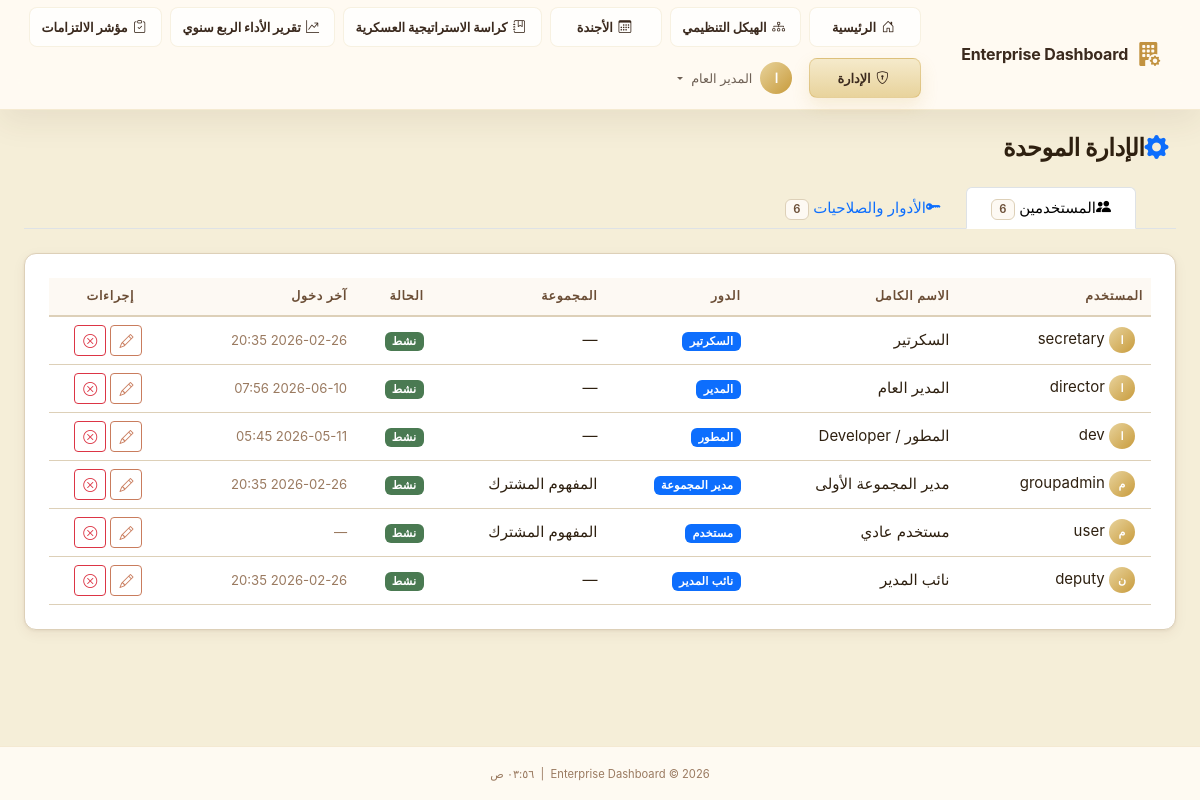
/admin/users (signed in), run on an earlier commit of the app's database.
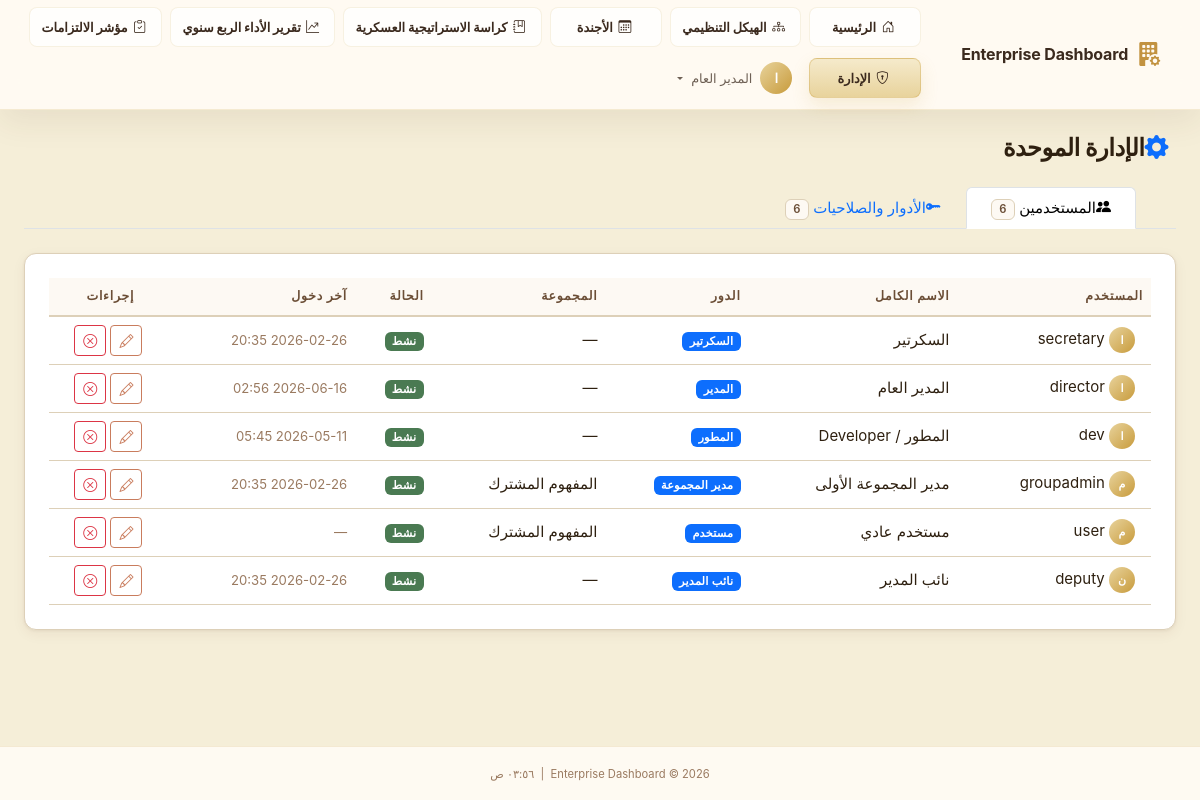
And on a later commit of the database.
### app/models/user.py (models this page shows, shortened)
class User(UserMixin, db.Model):
    __tablename__ = 'users'
    id              = db.Column(db.String(36), primary_key=True, default=lambda: str(uuid.uuid4()))
    ldap_dn         = db.Column(db.String(255), unique=True, nullable=True)
    username        = db.Column(db.String(80),  unique=True, nullable=False, index=True)
    email           = db.Column(db.String(120), nullable=False)
    full_name       = db.Column(db.String(120), nullable=False)
    password_hash   = db.Column(db.String(255), nullable=True)  # Only for sim mode
    is_ldap_user    = db.Column(db.Boolean, default=True)
    is_active       = db.Column(db.Boolean, default=True)
    role_id         = db.Column(db.Integer, db.ForeignKey('roles.id'), nullable=True)
    department_id   = db.Column(db.Integer, db.ForeignKey('departments.id'), nullable=True)
    failed_logins     = db.Column(db.Integer, default=0)
    locked_until      = db.Column(db.DateTime, nullable=True)
    created_at  = db.Column(db.DateTime, default=datetime.utcnow)
    updated_at  = db.Column(db.DateTime, default=datetime.utcnow, onupdate=datetime.utcnow)
    last_login  = db.Column(db.DateTime, nullable=True)
    role       = db.relationship('Role', back_populates='users')
    department = db.relationship('Department', back_populates='users')
    audit_logs = db.relationship('AuditLog', back_populates='user', lazy='dynamic',
                                 foreign_keys='AuditLog.user_id')
    @property
    def is_authenticated(self) -> bool:
        return True
    def has_permission(self, required_level: int) -> bool:
        if not self.role:
            return False
        return self.role.permission_level >= required_level
    @property
    def permission_level(self) -> int:
        return self.role.permission_level if self.role else 0
    def can_admin(self) -> bool:
        return self.permission_level >= 80  # Deputy and above
    @classmethod
    def get_by_id(cls, user_id: str) -> Optional['User']:
        return cls.query.get(user_id)

### app/models/role.py (models this page shows, shortened)
class Role(db.Model):
    __tablename__ = 'roles'
    id               = db.Column(db.Integer, primary_key=True)
    code             = db.Column(db.String(30), unique=True, nullable=False)
    name             = db.Column(db.String(80), nullable=False)
    name_ar          = db.Column(db.String(80), nullable=False, default='')
    permission_level = db.Column(db.Integer, nullable=False)
    description      = db.Column(db.Text, default='')
    is_system        = db.Column(db.Boolean, default=False)  # Cannot be deleted
    users = db.relationship('User', back_populates='role', lazy='dynamic')

### app/admin/routes.py (the view)
@admin_bp.route('/users')
@login_required
@require_permission(PERMISSIONS['DEPUTY'])
def users():
    all_users = User.query.order_by(User.full_name).all()
    all_roles = Role.query.order_by(Role.permission_level.desc()).all()
    all_depts = Department.query.order_by(Department.order_index).all()
    return render_template('admin/users.html',
                           all_users=all_users,
                           all_roles=all_roles,
                           all_depts=all_depts,
                           page_title='إدارة المستخدمين')

### app/__init__.py (called while the page is built)
def _register_extensions(app: Flask) -> None:
    db.init_app(app)
    login_manager.init_app(app)
    csrf.init_app(app)
    login_manager.login_view          = 'auth.login'
    login_manager.login_message       = 'Please sign in to access this page.'
    login_manager.login_message_category = 'warning'
    login_manager.session_protection  = 'strong'
    @login_manager.user_loader
    def load_user(user_id: str):
        from app.models.user import User
        return User.get_by_id(user_id)

def _register_context_processors(app: Flask) -> None:
    from datetime import datetime
    from app.models.role import PERMISSIONS
    @app.context_processor
    def inject_globals():
        return {
            'PERMISSIONS': PERMISSIONS,
            'now':         datetime.utcnow,
            'app_name':    app.config.get('APP_NAME', 'Enterprise Dashboard'),
        }

### app/templates/admin/users.html (shortened to what the changed rows need)
{% extends "base.html" %}
{% block content %}
<div class="container-fluid px-4 py-4">
    <div class="d-flex align-items-center justify-content-between mb-4">
        <h1 class="page-title mb-0"><i class="bi bi-gear-fill text-primary me-2"></i>الإدارة الموحدة</h1>
    </div>
    <div class="tab-content" id="adminTabsContent">
        <div class="tab-pane fade show active" id="users" role="tabpanel" aria-labelledby="users-tab">
            <div class="section-card glass-card">
                <div class="table-responsive">
                    <table class="table table-dark table-hover align-middle mb-0" id="usersTable">
                        <thead>
                            <tr>
                                <th>المستخدم</th>
                                <th>الاسم الكامل</th>
                                <th>الدور</th>
                                <th>المجموعة</th>
                                <th>الحالة</th>
                                <th>آخر دخول</th>
                                <th class="text-center">إجراءات</th>
                            </tr>
                        </thead>
                        <tbody>
                            {% for user in all_users %}
                            <tr>
                                <td>
                                    <span class="avatar-circle avatar-sm me-2">{{ user.full_name[0]|upper }}</span>
                                    {{ user.username }}
                                </td>
                                <td>{{ user.full_name }}</td>
                                <td>
                                    {% if user.role %}
                                    <span class="badge" style="background: var(--bs-primary)">
                                        {{ user.role.name_ar }}
                                    </span>
                                    {% else %}<span class="text-muted">—</span>{% endif %}
                                </td>
                                <td>{{ user.department.name if user.department else '—' }}</td>
                                <td>
                                    {% if user.is_active %}
                                    <span class="badge bg-success">نشط</span>
                                    {% else %}
                                    <span class="badge bg-danger">معطل</span>
                                    {% endif %}
                                </td>
                                <td>
                                    <small class="text-muted">
                                        {{ user.last_login.strftime('%Y-%m-%d %H:%M') if user.last_login else '—' }}
                                    </small>
                                </td>
                                <td class="text-center">
                                    <button class="btn btn-sm btn-outline-primary me-1" data-bs-toggle="modal"
                                        data-bs-target="#editUserModal" data-user-id="{{ user.id }}"
                                        data-user-name="{{ user.full_name }}" data-role-id="{{ user.role_id or '' }}"
                                        data-dept-id="{{ user.department_id or '' }}"
                                        data-is-active="{{ 'true' if user.is_active else 'false' }}">
                                        <i class="bi bi-pencil"></i>
                                    </button>
                                    <form action="{{ url_for('admin.toggle_user_active', user_id=user.id) }}" method="POST"
                                        class="d-inline">
                                        <button type="submit"
                                            class="btn btn-sm {{ 'btn-outline-success' if not user.is_active else 'btn-outline-danger' }}"
                                            title="{{ 'تفعيل' if not user.is_active else 'تعطيل' }}"
                                            onclick="return confirm('هل تريد تغيير حالة هذا المستخدم؟')">
                                            <i class="bi bi-{{ 'check-circle' if not user.is_active else 'x-circle' }}"></i>
                                        </button>
                                    </form>
                                </td>
                            </tr>
                            {% else %}
                            <tr>
                                <td colspan="7" class="text-center text-muted py-4">لا يوجد مستخدمون</td>
                            </tr>
                            {% endfor %}
                        </tbody>
                    </table>
                </div>
            </div>
        </div>
    </div>
</div>
{% endblock %}

### app/templates/base.html (shortened to what this page needs)
<!DOCTYPE html>
<html lang="ar" dir="rtl">
<head>
  <link rel="stylesheet" href="{{ url_for('static', filename='css/bootstrap.min.css') }}">
  <link rel="stylesheet" href="{{ url_for('static', filename='css/bootstrap-icons.css') }}">
  <link rel="stylesheet" href="{{ url_for('static', filename='css/custom.css') }}">
</head>
<body class="{% block body_class %}app-body{% endblock %}">
  {% block body %}
  <nav class="navbar navbar-dark navbar-expand-lg app-navbar" id="mainNav">
    <div class="container-fluid px-4">
      <a class="navbar-brand d-flex align-items-center gap-2" href="{{ url_for('dashboard.index') }}">
        <i class="bi bi-building-fill-gear fs-4 text-primary-glow"></i>
        <span class="fw-bold">{{ app_name }}</span>
      </a>
      <div class="collapse navbar-collapse" id="navbarMain">
        <ul class="navbar-nav ms-auto align-items-center gap-2 main-nav-menu">
          <li class="nav-item">
            <a class="nav-link primary-nav-link {% if request.endpoint == 'dashboard.index' %}active{% endif %}"
              href="{{ url_for('dashboard.index') }}">
              <i class="bi bi-house-door me-1"></i>الرئيسية
            </a>
          </li>
          <li class="nav-item">
            <a class="nav-link primary-nav-link {% if request.endpoint == 'dashboard.org_structure' %}active{% endif %}"
              href="{{ url_for('dashboard.org_structure') }}">
              <i class="bi bi-diagram-3 me-1"></i>الهيكل التنظيمي
            </a>
          </li>
          <li class="nav-item">
            <a class="nav-link primary-nav-link {% if request.endpoint == 'dashboard.agenda' %}active{% endif %}"
              href="{{ url_for('dashboard.agenda') }}">
              <i class="bi bi-calendar3 me-1"></i>الأجندة
            </a>
          </li>
          <li class="nav-item">
            <a class="nav-link primary-nav-link {% if request.endpoint == 'dashboard.strategy_booklet' %}active{% endif %}"
              href="{{ url_for('dashboard.strategy_booklet') }}">
              <i class="bi bi-journal-bookmark me-1"></i>كراسة الاستراتيجية العسكرية
            </a>
          </li>
          <li class="nav-item">
            <a class="nav-link primary-nav-link {% if request.endpoint == 'dashboard.quarterly_performance' %}active{% endif %}"
              href="{{ url_for('dashboard.quarterly_performance') }}">
              <i class="bi bi-graph-up-arrow me-1"></i>تقرير الأداء الربع سنوي
            </a>
          </li>
          <li class="nav-item">
            <a class="nav-link primary-nav-link {% if request.endpoint == 'dashboard.commitments' %}active{% endif %}"
              href="{{ url_for('dashboard.commitments') }}">
              <i class="bi bi-clipboard-check me-1"></i>مؤشر الالتزامات
            </a>
          </li>
          {% if current_user.is_authenticated %}
          {% if current_user.can_admin() %}
          <li class="nav-item">
            <a class="nav-link primary-nav-link {% if request.endpoint and request.endpoint.startswith('admin') %}active{% endif %}"
              href="{{ url_for('admin.users') }}">
              <i class="bi bi-shield-lock me-1"></i>الإدارة
            </a>
          </li>
          {% endif %}
          <li class="nav-item dropdown">
            <a class="nav-link dropdown-toggle d-flex align-items-center gap-2" href="#" role="button"
              data-bs-toggle="dropdown">
              <span class="avatar-circle">{{ current_user.full_name[0]|upper }}</span>
              <span class="d-none d-md-inline">{{ current_user.full_name }}</span>
            </a>
          </li>
          {% endif %}
        </ul>
      </div>
    </div>
  </nav>
  <main class="main-content">
    {% block content %}{% endblock %}
  </main>
  <footer class="app-footer mt-auto py-3 text-center">
    <small class="text-muted">
      {{ app_name }} &copy; {{ now().year }}
      &nbsp;|&nbsp;
      <span id="currentTime"></span>
    </small>
  </footer>
  {% endblock %}
</body>
</html>

What changed in the data, as far as the page shows it:
changed User "director": last_login "2026-06-10 07:56" → "2026-06-16 02:56"
